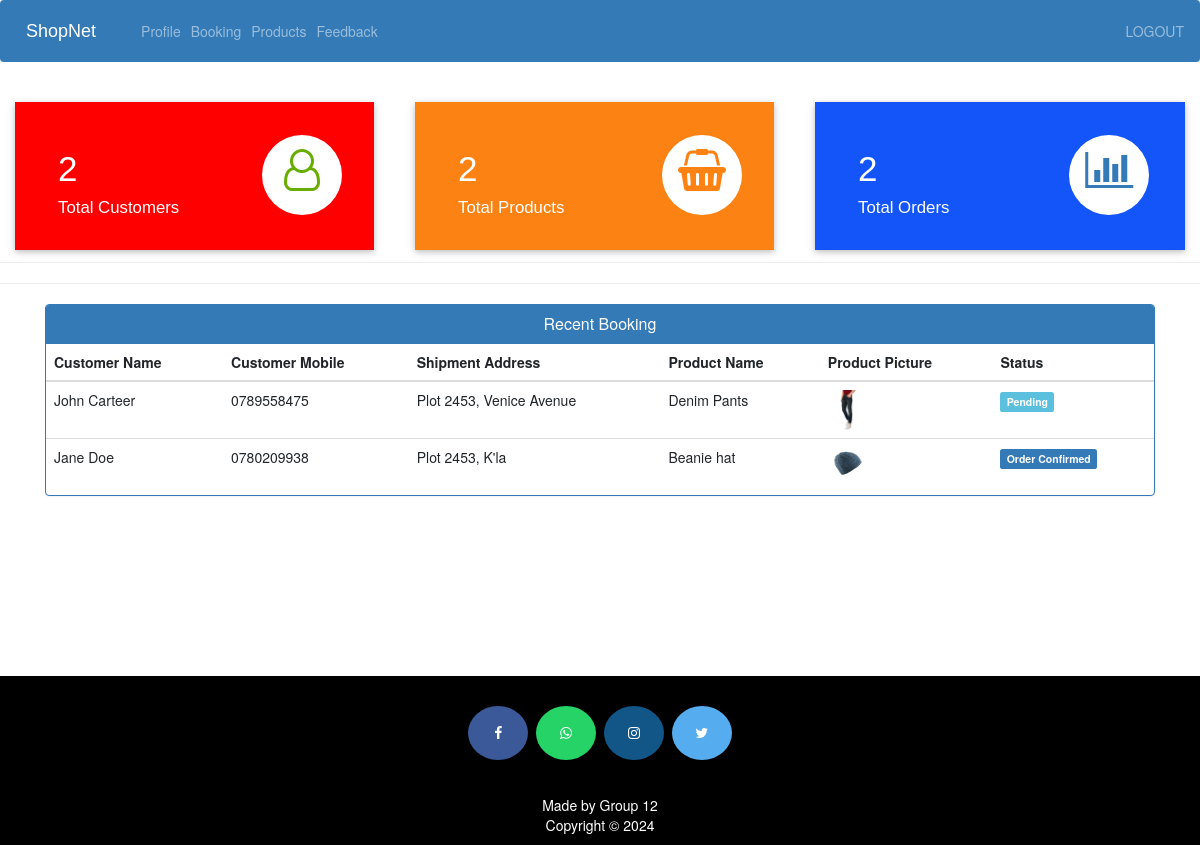
The app's page /business-dashboard/ (signed in) with its own data.
### customer/models.py (models this page shows, shortened)
class Customer(models.Model):
    user=models.OneToOneField(User,on_delete=models.CASCADE,null=True,blank=True)
    profile_pic= models.ImageField(upload_to='profile_pic/CustomerProfilePic/',null=True,blank=True)
    address = models.CharField(max_length=40)
    mobile = models.CharField(max_length=20,null=False)
    @property
    def get_name(self):
        return self.user.first_name+" "+self.user.last_name

class Orders(models.Model):
    STATUS =(
        ('Pending','Pending'),
        ('Order Confirmed','Order Confirmed'),
        ('Out for Delivery','Out for Delivery'),
        ('Delivered','Delivered'),
    )
    customer=models.ForeignKey(Customer, on_delete=models.CASCADE,null=True)
    product=models.ForeignKey(Product,on_delete=models.CASCADE,null=True)
    email = models.CharField(max_length=50,null=True)
    address = models.CharField(max_length=500,null=True)
    mobile = models.CharField(max_length=20,null=True)
    order_date= models.DateField(auto_now_add=True,null=True)
    status=models.CharField(max_length=50,null=True,choices=STATUS)
    class Meta:
        verbose_name_plural='Orders'

### business/models.py (models this page shows, shortened)
class Product(models.Model):
    business=models.ForeignKey(Business,on_delete=models.CASCADE)
    name=models.CharField(max_length=40)
    category=models.ForeignKey(Category,on_delete=models.CASCADE)
    product_image= models.ImageField(upload_to='product_image/',null=True,blank=True)
    price = models.PositiveIntegerField()
    description=models.CharField(max_length=40,null=True,blank=True)

### business/views.py (the view)
# urls.py: path('business-dashboard/', business_dashboard_view,name='business-dashboard'),
@login_required(login_url='businesslogin')
def business_dashboard_view(request):
    business = Business.objects.get(user=request.user)
    customercount=Customer.objects.all().count()
    products=Product.objects.filter(business=business)
    orders=Orders.objects.filter(product__in=products)
    ordered_products=[]
    ordered_bys=[]
    for order in orders:
        ordered_product=Product.objects.all().filter(id=order.product.id)
        ordered_by=Customer.objects.all().filter(id = order.customer.id)
        ordered_products.append(ordered_product)
        ordered_bys.append(ordered_by)
    mydict={
    'customercount':customercount,
    'productcount':products.count(),
    'ordercount':orders.count(),
    'data':zip(ordered_products,ordered_bys,orders),
    }
    return render(request,'business/business_dashboard.html',context=mydict)

### business/templates/business/business_dashboard.html
{% extends 'business/admin_base.html' %}
{% load static %}
{% block content %}
<br>
{%include 'business/business_dashboard_cards.html'%}
<br><br><br><br><br>
<hr><hr>
<div class="container" >
    <div class="panel panel-primary" >
      <div class="panel-heading" style="text-align:center;">
        <h6 class="panel-title">Recent Booking</h6>
      </div>
      <table class="table table-hover" id="dev-table">
        <thead>
          <tr>
            <th>Customer Name</th>
            <th>Customer Mobile</th>
            <th>Shipment Address</th>
            <th>Product Name</th>
            <th>Product Picture</th>
            <th>Status</th>
          </tr>
        </thead>
        {% for product,customer,order in data %}
        <tr>
          {% for c in customer %}
          <td> {{c.get_name}}</td>
          <td>{{c.mobile}}</td>
          <td>{{order.address}}</td>
          {% endfor %}
          {% for p in product %}
          <td> {{p.name}}</td>
          <td> <img src="{% static p.product_image.url %}" alt="Profile Pic" height="40px" width="40px" /></td>
          {% if order.status == 'Pending'%}
          <td> <span class="label label-info">{{order.status}}</span></td>
          {% elif order.status == 'Delivered' %}
          <td> <span class="label label-success">{{order.status}}</span></td>
          {% elif order.status == 'Out for Delivery' %}
          <td> <span class="label label-warning">{{order.status}}</span></td>
          {%else%}
            <td> <span class="label label-primary">{{order.status}}</span></td>
          {%endif%}
          {% endfor %}
        </tr>
        {% endfor %}
      </table>
  </div>
</div>
{% endblock content %}

### business/templates/business/admin_base.html (shortened to what this page needs)
<!DOCTYPE html>
{% load static %}
<html lang="en">
<head>
  <link rel="stylesheet" href="https://stackpath.bootstrapcdn.com/bootstrap/4.3.1/css/bootstrap.min.css">
  <link rel="stylesheet" href="https://maxcdn.bootstrapcdn.com/font-awesome/4.7.0/css/font-awesome.min.css">
</head>
<body>
  <div class="bs-example">
    <nav class="navbar navbar-expand-md navbar-dark fixed-top" style="background:#337AB7;">
      <a href="/" class="navbar-brand">ShopNet</a>
      <div class="collapse navbar-collapse justify-content-between" id="navbarCollapse">
        <div class="navbar-nav">
          <a href="#" class="nav-item nav-link">Profile</a>
          <a href="/business-view-booking" class="nav-item nav-link">Booking</a>
          <a href="/business-products" class="nav-item nav-link">Products</a>
          <a href="/view-feedback" class="nav-item nav-link">Feedback</a>
        </div>
        <div class="navbar-nav navbar-right">
          <a href="/logout" class="nav-item nav-link">LOGOUT</a>
        </div>
      </div>
    </nav>
  </div>
  {% block content %}
  {% endblock content %}
<br><br><br><br><br><br><br><br>
  <footer>
    <p>
      <a id="ftr" href="https://facebook.com/sumit.luv/" class="fa fa-facebook"></a>
      <a id="ftr" href="https://api.whatsapp.com/send?phone=919572181024&text=Hello%20Sumit.%0d%0aHow%20are%20you%20%3f%0d%0aI%20came%20from%20your%20website.&source=&data=#" class="fa fa-whatsapp"></a>
      <a id="ftr" href="https://instagram.com/sumit.luv" class="fa fa-instagram"></a>
      <a id="ftr" href="https://twitter.com/sumitkumar1503" class="fa fa-twitter"></a>
    </p>
    <br>
    <div class="container">
      <div class="row">
        <div class="col-md-12 col-sm-12">
          <div style="color:#ffffff;" class="wow fadeInUp footer-copyright">
            <p>Made by Group 12 <br>
              Copyright &copy; 2024 </p>
          </div>
        </div>
      </div>
    </div>
  </footer>
</body>
</html>

### business/templates/business/business_dashboard_cards.html (shortened to what this page needs)
<!DOCTYPE html>
<html lang="en" dir="ltr">
<head>
  <link rel="stylesheet" href="https://maxcdn.bootstrapcdn.com/bootstrap/3.4.1/css/bootstrap.min.css">
  <link rel="stylesheet" href="https://cdnjs.cloudflare.com/ajax/libs/font-awesome/4.7.0/css/font-awesome.min.css">
</head>
<body>
  <div class="market-updates">
    <div class="col-md-4 market-update-gd">
      <div class="market-update-block clr-block-1">
        <div class="col-md-8 market-update-left">
          <h3>{{ordercount}}</h3>
          <h4>Total Customers</h4>
        </div>
        <div class="col-md-4 market-update-right">
          <i class="fa fa-user-o"></i>
        </div>
        <div class="clearfix"> </div>
      </div>
    </div>
    <div class="col-md-4 market-update-gd">
      <div class="market-update-block clr-block-2">
        <div class="col-md-8 market-update-left">
          <h3>{{productcount}}</h3>
          <h4>Total Products</h4>
        </div>
        <div class="col-md-4 market-update-right">
          <i class="fa fa-shopping-basket"></i>
        </div>
        <div class="clearfix"> </div>
      </div>
    </div>
    <div class="col-md-4 market-update-gd">
      <div class="market-update-block clr-block-3">
        <div class="col-md-8 market-update-left">
          <h3>{{ordercount}}</h3>
          <h4>Total Orders</h4>
        </div>
        <div class="col-md-4 market-update-right">
          <i class="fa fa-bar-chart"> </i>
        </div>
        <div class="clearfix"> </div>
      </div>
    </div>
  </div>
  <br><br>
</body>
</html>

### business/templates/business/admin_base.html (style rules this page uses)
.bs-example { margin: 0px; }
.navbar-brand { font-size: 20px; font-family: sans-serif; }
footer { padding: 0px 0px 0px 0px; background-color: black; margin: 0px; }
#ftr { padding: 20px; }
.fa { font-size: 23px; width: 60px; text-align: center; text-decoration: none; margin: 5px 2px; border-radius: 50%; }
.fa-facebook { background: #3B5998; color: white; margin-top: 30px; }
.fa-whatsapp { background: #25d366; color: white; }
.fa-twitter { background: #55ACEE; color: white; }
.fa-instagram { background: #125688; color: white; }
p { text-align: center; }

### business/templates/business/business_dashboard_cards.html (style rules this page uses)
.market-update-block { padding: 2em 2em; background: #999; }
.market-update-block h3 { color: #fff; font-size: 2.5em; font-family: 'Carrois Gothic', sans-serif; }
.market-update-block h4 { font-size: 1.2em; color: #fff; margin: 0.3em 0em; font-family: 'Carrois Gothic', sans-serif; }
.market-update-block.clr-block-1 { background: #ff0000; margin-right: 0.8em; box-shadow: 0 2px 5px 0 rgba(0, 0, 0, 0.16), 0 2px 10px 0 rgba(0, 0, 0, 0.12); transition: 0.5s all; -webkit-transition: 0.5s all; -moz-transition: 0.5s all; -o-transition: 0.5s all; }
.market-update-block.clr-block-2 { background: #FC8213; margin-right: 0.8em; box-shadow: 0 2px 5px 0 rgba(0, 0, 0, 0.16), 0 2px 10px 0 rgba(0, 0, 0, 0.12); transition: 0.5s all; -webkit-transition: 0.5s all; -moz-transition: 0.5s all; -o-transition: 0.5s all; }
.market-update-block.clr-block-3 { background: #1355f9; box-shadow: 0 2px 5px 0 rgba(0, 0, 0, 0.16), 0 2px 10px 0 rgba(0, 0, 0, 0.12); transition: 0.5s all; -webkit-transition: 0.5s all; -moz-transition: 0.5s all; -o-transition: 0.5s all; }
.market-update-right i.fa.fa-user-o { font-size: 3em; color: #68AE00; width: 80px; height: 80px; background: #fff; text-align: center; border-radius: 49px; -webkit-border-radius: 49px; -moz-border-radius: 49px; -o-border-radius: 49px; line-height: 1.7em; }
.market-update-right i.fa.fa-shopping-basket { font-size: 3em; color: #FC8213; width: 80px; height: 80px; background: #fff; text-align: center; border-radius: 49px; -webkit-border-radius: 49px; -moz-border-radius: 49px; -o-border-radius: 49px; line-height: 1.7em; }
.market-update-right i.fa.fa-bar-chart { font-size: 3em; color: #337AB7; width: 80px; height: 80px; background: #fff; text-align: center; border-radius: 49px; -webkit-border-radius: 49px; -moz-border-radius: 49px; -o-border-radius: 49px; line-height: 1.7em; }
.market-update-left { padding: 0px; }

### records on screen
Orders: address "Plot 2453, Venice Avenue", status "Pending"
Customer: get_name "John Carteer", mobile "0789558475"
Product: name "Denim Pants", product_image (picture)
Orders: address "Plot 2453, K'la", status "Order Confirmed"
Customer: get_name "Jane Doe", mobile "0780209938"
Product: name "Beanie hat", product_image (picture)

### other values on screen
{{ ordercount }} "2"
{{ productcount }} "2"
